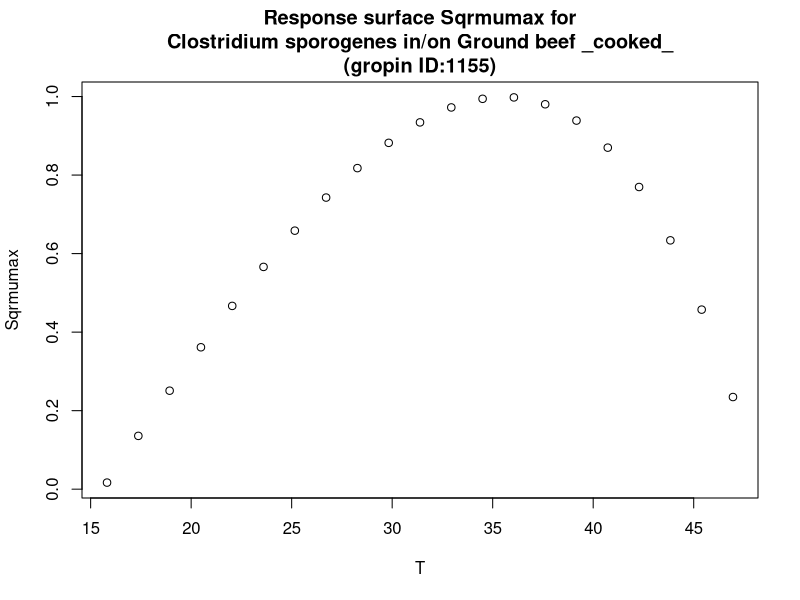

Recreate this plot in R.
#############################
# start of Parameter script
#############################
T <- seq(15.8158,46.953046953047,length.out=21)
#############################
# end of Parameter script
#############################
############################# 
# start of Model script Gropin ID 1155 
#############################
 
# constant coefficients for this model
 
variables <- data.frame(T)
argumentsPar <- expand.grid(variables)
 
# heart of the model
response_surface <- function(T) {
   mumax <-0.088*(T-15.6)*(1-exp(0.066*(T-48.3)))

return(mumax=mumax)
} 

# output parameters
responseSurface <- cbind(argumentsPar,response_surface(argumentsPar['T']))
colnames(responseSurface) <- c(colnames(argumentsPar),'Sqrmumax')
#############################
# End of Model script
#############################
############################# 
# start of Visualisation script Gropin ID 1155 
#############################
plot(T,responseSurface$'Sqrmumax',xlab='T',
                          ylab='Sqrmumax',main='Response surface Sqrmumax for
Clostridium sporogenes in/on Ground beef _cooked_
(gropin ID:1155)')
#############################
# End of Visualisation script
#############################
